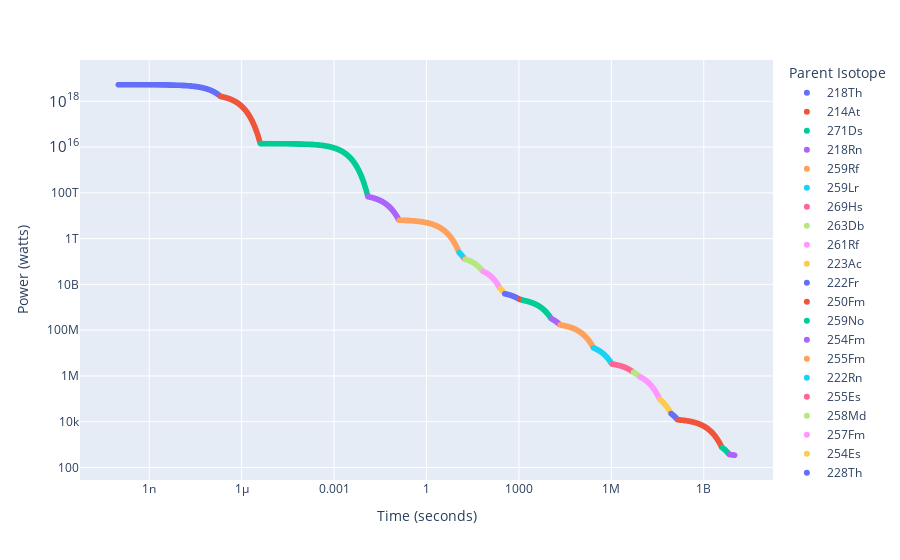

The cell this chart's notebook holds for it:
### Code cell
px.scatter(max_power_df, y = "Power (watts)", x = "Time (seconds)", 
            color = "Parent Isotope", log_x = True, log_y = True)
